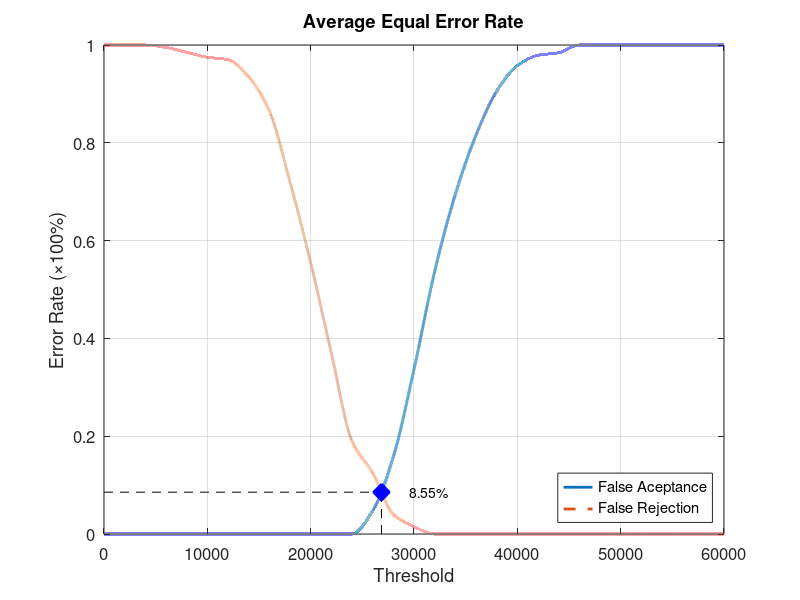
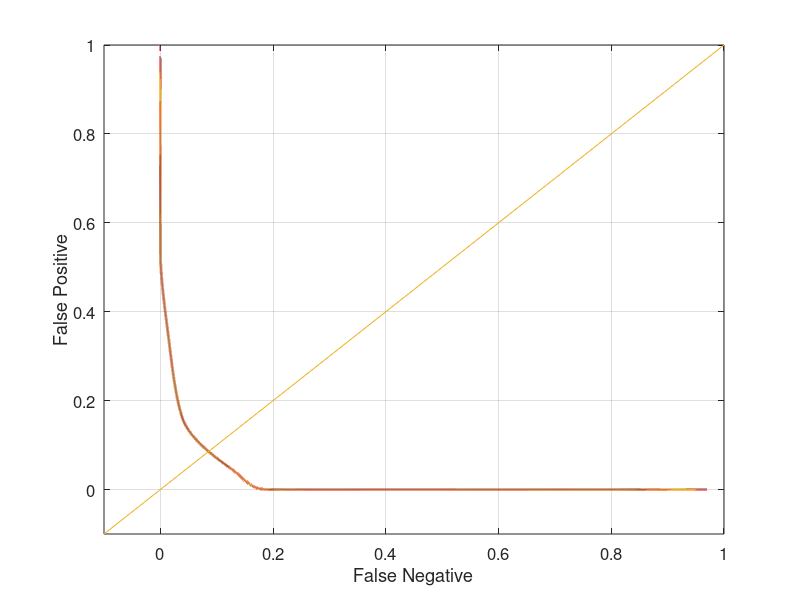

The MATLAB source for these figures, in order:
function yEER = Database4_4
close all;
clear;
clc;
x = 0:2000:60000;
xq = 0:0.5:60000;

y0 = [0 0 0 0 0 0 0 0 0 0 0 0 0 0.0473684 0.157895 0.336842 0.536842 0.694737 0.815789 0.905263 0.957895 0.978947 0.984211 1 1 1 1 1 1 1 1];
yy0 = interp1(x, y0, xq, 'pchip');
y1 = [1 1 1 0.995 0.985 0.975 0.97 0.935 0.865 0.72 0.555 0.37 0.19 0.125 0.04 0.015 0 0 0 0 0 0 0 0 0 0 0 0 0 0 0];
yy1 = interp1(x, y1, xq, 'pchip');

% Calculating EER: 
y2 = abs(y0 - y1);
find(y2 == min(y2))
yy2 = abs(yy0 - yy1);
xEER = find(yy2 == min(yy2));
xEERIndex = xq(xEER) % X-axis EER
yEER = yy0(xEER) % Y-axis EER

main = figure
plot(xq, yy0,'-','LineWidth', 2);	hold on
plot(xq, yy1,'--','LineWidth', 2);	hold on
plot([xEERIndex xEERIndex], [0 yEER], 'k--');	hold on
plot([0 xEERIndex], [yEER yEER], 'k--');	hold on
plot(xEERIndex, yEER, 'bx', 'LineWidth', 10);	hold on
text(xEERIndex + 10 * xEERIndex / 100, yEER, [num2str(round((10000 * yEER)) / 100) '%'])
legend('False Aceptance', 'False Rejection', 'Location', 'SouthEast')
xlabel('Threshold')
ylabel('Error Rate (\times100%)')
title('Average Equal Error Rate')
set(gca, 'FontSize', 12)
axis([0 60000 0 1])
grid on

print(main, 'Database4_4Main', '-dpng');
FNRxFPR = figure('Color', [1 1 1]);
plot(yy1, yy0, '-', yy1, yy0, 'LineWidth', 2);
hold on
y = -0.1:0.1:1
plot(y, y); 
set(gca, 'FontSize', 12)
xlabel('False Negative')
ylabel('False Positive')
axis([-0.1 1 -0.1 1])
set(gca, 'FontSize', 12)
grid on

print(FNRxFPR, 'Database4_4FNRxFPR','-dpng');
end
